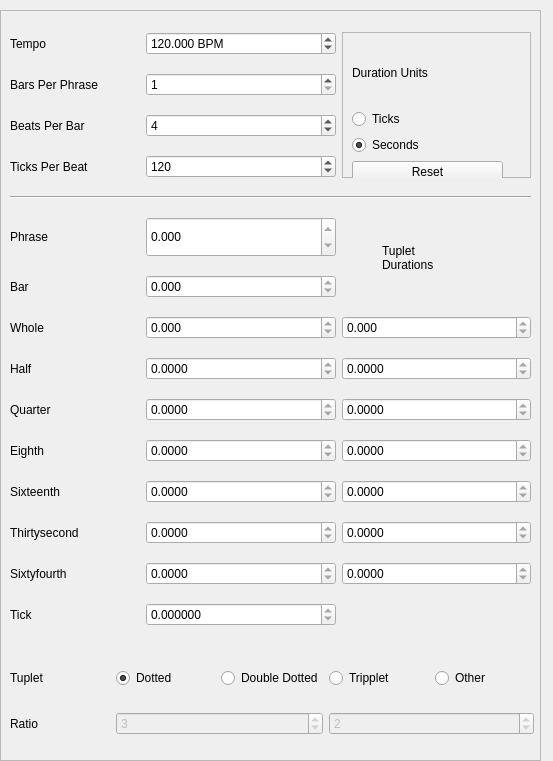
<?xml version="1.0" encoding="UTF-8"?>
<ui version="4.0">
 <class>Form</class>
 <widget class="QWidget" name="Form">
  <property name="geometry">
   <rect>
    <x>0</x>
    <y>0</y>
    <width>553</width>
    <height>761</height>
   </rect>
  </property>
  <property name="windowTitle">
   <string>Form</string>
  </property>
  <widget class="QFrame" name="frame">
   <property name="geometry">
    <rect>
     <x>0</x>
     <y>10</y>
     <width>541</width>
     <height>751</height>
    </rect>
   </property>
   <property name="frameShape">
    <enum>QFrame::StyledPanel</enum>
   </property>
   <property name="frameShadow">
    <enum>QFrame::Raised</enum>
   </property>
   <widget class="QWidget" name="gridLayoutWidget">
    <property name="geometry">
     <rect>
      <x>10</x>
      <y>10</y>
      <width>521</width>
      <height>621</height>
     </rect>
    </property>
    <layout class="QGridLayout" name="gridLayout">
     <item row="8" column="1">
      <widget class="QDoubleSpinBox" name="dspin_half">
       <property name="toolTip">
        <string>Duration of Half note</string>
       </property>
       <property name="readOnly">
        <bool>true</bool>
       </property>
       <property name="decimals">
        <number>4</number>
       </property>
       <property name="maximum">
        <double>999999999.000000000000000</double>
       </property>
      </widget>
     </item>
     <item row="9" column="0">
      <widget class="QLabel" name="label_7">
       <property name="text">
        <string>Quarter</string>
       </property>
      </widget>
     </item>
     <item row="15" column="1">
      <widget class="QDoubleSpinBox" name="dspin_tick">
       <property name="toolTip">
        <string>Duration of single tick</string>
       </property>
       <property name="readOnly">
        <bool>true</bool>
       </property>
       <property name="decimals">
        <number>6</number>
       </property>
       <property name="maximum">
        <double>9999.000000000000000</double>
       </property>
      </widget>
     </item>
     <item row="9" column="2">
      <widget class="QDoubleSpinBox" name="dspin_quarter_tuplet">
       <property name="toolTip">
        <string>Quarter note tuplet duration</string>
       </property>
       <property name="readOnly">
        <bool>true</bool>
       </property>
       <property name="decimals">
        <number>4</number>
       </property>
       <property name="maximum">
        <double>9999.000000000000000</double>
       </property>
      </widget>
     </item>
     <item row="4" column="0" colspan="3">
      <widget class="Line" name="line">
       <property name="orientation">
        <enum>Qt::Horizontal</enum>
       </property>
      </widget>
     </item>
     <item row="8" column="2">
      <widget class="QDoubleSpinBox" name="dspin_half_tuplet">
       <property name="toolTip">
        <string>Half note tuplet duration</string>
       </property>
       <property name="readOnly">
        <bool>true</bool>
       </property>
       <property name="decimals">
        <number>4</number>
       </property>
       <property name="maximum">
        <double>9999.000000000000000</double>
       </property>
      </widget>
     </item>
     <item row="12" column="2">
      <widget class="QDoubleSpinBox" name="dspin_thirtysecond_tuplet">
       <property name="toolTip">
        <string>Thirysecond note tuplet duration</string>
       </property>
       <property name="readOnly">
        <bool>true</bool>
       </property>
       <property name="decimals">
        <number>4</number>
       </property>
       <property name="maximum">
        <double>9999.000000000000000</double>
       </property>
      </widget>
     </item>
     <item row="13" column="2">
      <widget class="QDoubleSpinBox" name="dspin_sixtyfour_tuplet">
       <property name="toolTip">
        <string>Sixtyfourth note tuplet duration</string>
       </property>
       <property name="readOnly">
        <bool>true</bool>
       </property>
       <property name="decimals">
        <number>4</number>
       </property>
       <property name="maximum">
        <double>9999.000000000000000</double>
       </property>
      </widget>
     </item>
     <item row="10" column="0">
      <widget class="QLabel" name="label_8">
       <property name="text">
        <string>Eighth</string>
       </property>
      </widget>
     </item>
     <item row="13" column="0">
      <widget class="QLabel" name="label_11">
       <property name="text">
        <string>Sixtyfourth</string>
       </property>
      </widget>
     </item>
     <item row="1" column="0">
      <widget class="QLabel" name="label_15">
       <property name="text">
        <string>Bars Per Phrase</string>
       </property>
      </widget>
     </item>
     <item row="8" column="0">
      <widget class="QLabel" name="label_6">
       <property name="text">
        <string>Half</string>
       </property>
      </widget>
     </item>
     <item row="12" column="1">
      <widget class="QDoubleSpinBox" name="dspin_thrirtysecond">
       <property name="toolTip">
        <string>Duration of Thirtysecond note</string>
       </property>
       <property name="readOnly">
        <bool>true</bool>
       </property>
       <property name="decimals">
        <number>4</number>
       </property>
       <property name="maximum">
        <double>9999.000000000000000</double>
       </property>
      </widget>
     </item>
     <item row="12" column="0">
      <widget class="QLabel" name="label_10">
       <property name="text">
        <string>Thirtysecond</string>
       </property>
      </widget>
     </item>
     <item row="11" column="0">
      <widget class="QLabel" name="label_9">
       <property name="text">
        <string>Sixteenth</string>
       </property>
      </widget>
     </item>
     <item row="7" column="1">
      <widget class="QDoubleSpinBox" name="dspin_whole">
       <property name="toolTip">
        <string>Duration of Whole note</string>
       </property>
       <property name="readOnly">
        <bool>true</bool>
       </property>
       <property name="decimals">
        <number>3</number>
       </property>
       <property name="maximum">
        <double>999999999.000000000000000</double>
       </property>
      </widget>
     </item>
     <item row="2" column="0">
      <widget class="QLabel" name="label_3">
       <property name="text">
        <string>Beats Per Bar</string>
       </property>
      </widget>
     </item>
     <item row="2" column="1">
      <widget class="QSpinBox" name="spin_beat_count">
       <property name="toolTip">
        <string>Number of beats (quarter notes) per bar</string>
       </property>
       <property name="minimum">
        <number>1</number>
       </property>
       <property name="maximum">
        <number>256</number>
       </property>
       <property name="singleStep">
        <number>1</number>
       </property>
       <property name="value">
        <number>4</number>
       </property>
      </widget>
     </item>
     <item row="0" column="1">
      <widget class="QDoubleSpinBox" name="dspin_tempo">
       <property name="toolTip">
        <string>Tempo in Beats Per Minute</string>
       </property>
       <property name="suffix">
        <string> BPM</string>
       </property>
       <property name="decimals">
        <number>3</number>
       </property>
       <property name="minimum">
        <double>20.000000000000000</double>
       </property>
       <property name="maximum">
        <double>300.000000000000000</double>
       </property>
       <property name="value">
        <double>120.000000000000000</double>
       </property>
      </widget>
     </item>
     <item row="5" column="0">
      <widget class="QLabel" name="label_14">
       <property name="minimumSize">
        <size>
         <width>0</width>
         <height>40</height>
        </size>
       </property>
       <property name="text">
        <string>Phrase</string>
       </property>
      </widget>
     </item>
     <item row="3" column="0">
      <widget class="QLabel" name="label_17">
       <property name="text">
        <string>Ticks Per Beat</string>
       </property>
      </widget>
     </item>
     <item row="13" column="1">
      <widget class="QDoubleSpinBox" name="dspin_sixtyfour">
       <property name="toolTip">
        <string>Duration of Sixtyfourth note</string>
       </property>
       <property name="readOnly">
        <bool>true</bool>
       </property>
       <property name="decimals">
        <number>4</number>
       </property>
       <property name="maximum">
        <double>9999.000000000000000</double>
       </property>
      </widget>
     </item>
     <item row="3" column="1">
      <widget class="QSpinBox" name="spin_tick_count">
       <property name="toolTip">
        <string>Number of ticks per beat</string>
       </property>
       <property name="minimum">
        <number>12</number>
       </property>
       <property name="maximum">
        <number>46080</number>
       </property>
       <property name="value">
        <number>120</number>
       </property>
      </widget>
     </item>
     <item row="15" column="0">
      <widget class="QLabel" name="label_2">
       <property name="text">
        <string>Tick</string>
       </property>
      </widget>
     </item>
     <item row="7" column="0">
      <widget class="QLabel" name="label_5">
       <property name="text">
        <string>Whole</string>
       </property>
      </widget>
     </item>
     <item row="6" column="0">
      <widget class="QLabel" name="label_13">
       <property name="text">
        <string>Bar</string>
       </property>
      </widget>
     </item>
     <item row="0" column="2" rowspan="4">
      <widget class="QFrame" name="frame_2">
       <property name="frameShape">
        <enum>QFrame::StyledPanel</enum>
       </property>
       <property name="frameShadow">
        <enum>QFrame::Raised</enum>
       </property>
       <widget class="QWidget" name="gridLayoutWidget_2">
        <property name="geometry">
         <rect>
          <x>10</x>
          <y>10</y>
          <width>151</width>
          <height>141</height>
         </rect>
        </property>
        <layout class="QGridLayout" name="gridLayout_2">
         <item row="0" column="0">
          <widget class="QLabel" name="label">
           <property name="text">
            <string>Duration Units</string>
           </property>
          </widget>
         </item>
         <item row="2" column="0">
          <widget class="QRadioButton" name="radio_units_seconds">
           <property name="toolTip">
            <string>Use seconds as duration unit</string>
           </property>
           <property name="text">
            <string>Seconds</string>
           </property>
           <property name="checked">
            <bool>true</bool>
           </property>
          </widget>
         </item>
         <item row="1" column="0">
          <widget class="QRadioButton" name="radio_unit_ticks">
           <property name="toolTip">
            <string>Use ticks as duration unit</string>
           </property>
           <property name="text">
            <string>Ticks</string>
           </property>
          </widget>
         </item>
         <item row="3" column="0">
          <widget class="QPushButton" name="buttonReset">
           <property name="text">
            <string>Reset</string>
           </property>
          </widget>
         </item>
        </layout>
       </widget>
      </widget>
     </item>
     <item row="7" column="2">
      <widget class="QDoubleSpinBox" name="dspin_whole_tuplet">
       <property name="toolTip">
        <string>Whole note tuplet duration</string>
       </property>
       <property name="readOnly">
        <bool>true</bool>
       </property>
       <property name="decimals">
        <number>3</number>
       </property>
       <property name="maximum">
        <double>9999.000000000000000</double>
       </property>
      </widget>
     </item>
     <item row="0" column="0">
      <widget class="QLabel" name="label_16">
       <property name="maximumSize">
        <size>
         <width>130</width>
         <height>16777215</height>
        </size>
       </property>
       <property name="text">
        <string>Tempo</string>
       </property>
      </widget>
     </item>
     <item row="10" column="2">
      <widget class="QDoubleSpinBox" name="dspin_eighth_tuplet">
       <property name="toolTip">
        <string>Eighth note tuplet duration</string>
       </property>
       <property name="readOnly">
        <bool>true</bool>
       </property>
       <property name="decimals">
        <number>4</number>
       </property>
       <property name="maximum">
        <double>9999.000000000000000</double>
       </property>
      </widget>
     </item>
     <item row="11" column="2">
      <widget class="QDoubleSpinBox" name="dspin_sixteen_tuplet">
       <property name="toolTip">
        <string>Sixteenth note tuplet duration</string>
       </property>
       <property name="readOnly">
        <bool>true</bool>
       </property>
       <property name="decimals">
        <number>4</number>
       </property>
       <property name="maximum">
        <double>9999.000000000000000</double>
       </property>
      </widget>
     </item>
     <item row="6" column="1">
      <widget class="QDoubleSpinBox" name="dspin_bar">
       <property name="toolTip">
        <string>Duration of one bar</string>
       </property>
       <property name="readOnly">
        <bool>true</bool>
       </property>
       <property name="decimals">
        <number>3</number>
       </property>
       <property name="maximum">
        <double>999999999.000000000000000</double>
       </property>
      </widget>
     </item>
     <item row="10" column="1">
      <widget class="QDoubleSpinBox" name="dspin_eighth">
       <property name="toolTip">
        <string>Duration of Eighth note</string>
       </property>
       <property name="readOnly">
        <bool>true</bool>
       </property>
       <property name="decimals">
        <number>4</number>
       </property>
       <property name="maximum">
        <double>9999.000000000000000</double>
       </property>
      </widget>
     </item>
     <item row="11" column="1">
      <widget class="QDoubleSpinBox" name="dspin_sixteen">
       <property name="toolTip">
        <string>Duration of Sixteenth note</string>
       </property>
       <property name="readOnly">
        <bool>true</bool>
       </property>
       <property name="decimals">
        <number>4</number>
       </property>
       <property name="maximum">
        <double>9999.000000000000000</double>
       </property>
      </widget>
     </item>
     <item row="9" column="1">
      <widget class="QDoubleSpinBox" name="dspin_quarter">
       <property name="toolTip">
        <string>Duration of Quarter note</string>
       </property>
       <property name="readOnly">
        <bool>true</bool>
       </property>
       <property name="decimals">
        <number>4</number>
       </property>
       <property name="maximum">
        <double>9999.000000000000000</double>
       </property>
      </widget>
     </item>
     <item row="1" column="1">
      <widget class="QSpinBox" name="spin_bar_count">
       <property name="toolTip">
        <string>Number of bars per phrase</string>
       </property>
       <property name="minimum">
        <number>1</number>
       </property>
       <property name="maximum">
        <number>512</number>
       </property>
      </widget>
     </item>
     <item row="5" column="2" rowspan="2">
      <layout class="QGridLayout" name="gridLayout_4">
       <item row="0" column="3">
        <spacer name="horizontalSpacer_2">
         <property name="orientation">
          <enum>Qt::Horizontal</enum>
         </property>
         <property name="sizeType">
          <enum>QSizePolicy::Maximum</enum>
         </property>
         <property name="sizeHint" stdset="0">
          <size>
           <width>40</width>
           <height>20</height>
          </size>
         </property>
        </spacer>
       </item>
       <item row="0" column="1">
        <widget class="QLabel" name="label_4">
         <property name="text">
          <string>Tuplet
Durations</string>
         </property>
        </widget>
       </item>
       <item row="0" column="0">
        <spacer name="horizontalSpacer">
         <property name="orientation">
          <enum>Qt::Horizontal</enum>
         </property>
         <property name="sizeType">
          <enum>QSizePolicy::Maximum</enum>
         </property>
         <property name="sizeHint" stdset="0">
          <size>
           <width>40</width>
           <height>20</height>
          </size>
         </property>
        </spacer>
       </item>
      </layout>
     </item>
     <item row="5" column="1">
      <widget class="QDoubleSpinBox" name="dspin_phrase">
       <property name="minimumSize">
        <size>
         <width>0</width>
         <height>40</height>
        </size>
       </property>
       <property name="toolTip">
        <string>Duration of phrase</string>
       </property>
       <property name="readOnly">
        <bool>true</bool>
       </property>
       <property name="decimals">
        <number>3</number>
       </property>
       <property name="maximum">
        <double>999999999.000000000000000</double>
       </property>
      </widget>
     </item>
    </layout>
   </widget>
   <widget class="QWidget" name="gridLayoutWidget_3">
    <property name="geometry">
     <rect>
      <x>10</x>
      <y>640</y>
      <width>524</width>
      <height>103</height>
     </rect>
    </property>
    <layout class="QGridLayout" name="gridLayout_3">
     <item row="1" column="1">
      <widget class="QLabel" name="label_18">
       <property name="text">
        <string>Ratio</string>
       </property>
      </widget>
     </item>
     <item row="0" column="3">
      <widget class="QRadioButton" name="radio_tuplet_dotdot">
       <property name="toolTip">
        <string>Set tuplet ratio to double-dotted notes (9:4)</string>
       </property>
       <property name="text">
        <string>Double Dotted</string>
       </property>
      </widget>
     </item>
     <item row="1" column="2" colspan="2">
      <widget class="QSpinBox" name="spin_tuplet_numerator">
       <property name="enabled">
        <bool>false</bool>
       </property>
       <property name="toolTip">
        <string>Tuplet ratio numerator</string>
       </property>
       <property name="minimum">
        <number>1</number>
       </property>
       <property name="maximum">
        <number>128</number>
       </property>
       <property name="value">
        <number>3</number>
       </property>
      </widget>
     </item>
     <item row="0" column="5">
      <widget class="QRadioButton" name="radio_tuplet_other">
       <property name="toolTip">
        <string>Use manual tuplet ratio</string>
       </property>
       <property name="text">
        <string>Other</string>
       </property>
      </widget>
     </item>
     <item row="0" column="1">
      <widget class="QLabel" name="label_12">
       <property name="text">
        <string>Tuplet</string>
       </property>
      </widget>
     </item>
     <item row="0" column="2">
      <widget class="QRadioButton" name="radio_tuplet_dot">
       <property name="toolTip">
        <string>Set tuple ratio to dotted notes (3:2)</string>
       </property>
       <property name="text">
        <string>Dotted</string>
       </property>
       <property name="checked">
        <bool>true</bool>
       </property>
      </widget>
     </item>
     <item row="0" column="4">
      <widget class="QRadioButton" name="radio_tuplet_tripplet">
       <property name="toolTip">
        <string>Set tuplet ratio to tripplets (2:3)</string>
       </property>
       <property name="text">
        <string>Tripplet</string>
       </property>
      </widget>
     </item>
     <item row="1" column="4" colspan="2">
      <widget class="QSpinBox" name="spin_tuplet_denominator">
       <property name="enabled">
        <bool>false</bool>
       </property>
       <property name="toolTip">
        <string>Tublet ratio denominator</string>
       </property>
       <property name="minimum">
        <number>1</number>
       </property>
       <property name="maximum">
        <number>128</number>
       </property>
       <property name="value">
        <number>2</number>
       </property>
      </widget>
     </item>
    </layout>
   </widget>
  </widget>
 </widget>
 <resources/>
 <connections/>
</ui>
